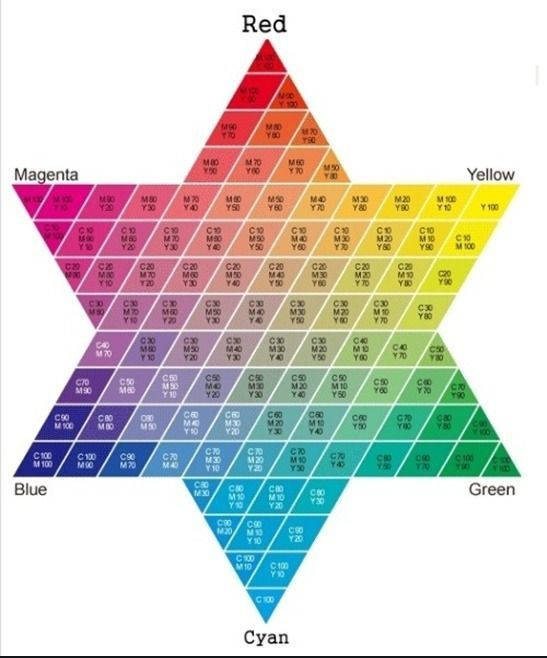
//> input picture 2학년 여름방학 탁구로봇/color.jpg, 547 x 658 px
$ ./ball_tracking_with_opencv   (built with g++ and OpenCV 4)
//> lines starting //> are read from the running program, lines starting //| are printed output that depends on the picture; after the words box and inside, x2 and y2 are one past the last pixel; in counts of white or black regions, pixels touching at a corner belong together
### 2학년 여름방학 탁구로봇/event.h
#pragma once
#ifndef EVENT_H
#define EVENT_H

#include <opencv2/opencv.hpp>
#include <string>

using namespace std;


// [69 lines left out: functions msg, keybd_event, not called in this run]


#endif

### 2학년 여름방학 탁구로봇/Communication.h
#pragma once
#ifndef COMMUNICAION_H
#define COMMUNICAION_H

#define _WINSOCK_DEPRECATED_NO_WARNINGS
#define _CRT_SECURE_NO_WARNINGS

#include <WinSock2.h>

#pragma comment(lib, "ws2_32")

#include <string>
#include <cstring>
////////

#define PORT		10048
#define DELTA_EPOCH_IN_MICROSECS 11644473600000000ULL

using namespace std;


////////

WSADATA wsaData;
SOCKET cSocket;
SOCKADDR_IN cADDR = {};
WSADATA wsaData2;
SOCKET cSocket2;
SOCKADDR_IN cADDR2 = {};
string IP1 = "192.168.0.3 "; //순혁이형 노트북 "192.168.0.3"  //예린이 노트북	"192.168.0.22";

// [55 lines left out: function udpClient, not called in this run]

#endif

### 2학년 여름방학 탁구로봇/CLinear_actu.h
#pragma once
#ifndef CLINEAR_ACTU
#define CLINEAR_ACTU

#include "AXL.h"
#include "AXM.h"
#include <iostream>
#include <stdlib.h>
#include <string.h>
using namespace std;

#pragma comment(lib, "ws2_32")
#define PORT 10048
#define PACKET_SIZE 30
#define _Y 24
#define _Mxp 22
#define Weight 1

#define max_position 50
#define vel 3000
#define accel 1500
#define dccel 1500

DWORD uStatus;
double position;
double cmd_position;

// [6 lines of commented-out code are left out]

class CLinear_actu
{
	// [4 lines of commented-out code are left out]

	char mot_file[51] = "C://Users//admin//Desktop//Baram//ajin20190628.mot";
public:
	CLinear_actu()
	{
		DWORD Code = AxlOpen(7);   //시작 시 라이브러리 초기화 IRQ 번호는 초기에 7로 설정
		if (Code == AXT_RT_SUCCESS)
		{
			//printf("라이브러리가 초기화되었습니다.\n");
			//모션 모듈이 있는지 검사
			DWORD uStatus;
			Code = AxmInfoIsMotionModule(&uStatus);   // 현재 시스템에 장착되어있는 모션 모듈의 존재 여부 확인
			if (Code == AXT_RT_SUCCESS)   // 라이브러리 초기화가 성공했을 때
			{
				//printf("라이브러리가 초기화되었습니다.\n");
				if (uStatus == STATUS_EXIST)
				{
					printf("라이브러리가 초기화되었습니다.\n");

					AxmMotLoadParaAll(mot_file);   //mot 파일에 적혀있는 설정 정보들을 불러옴

					// 현재 위치를 원점으로 설정
					AxmStatusSetActPos(0, 0.0);
					AxmStatusSetCmdPos(0, 0.0);

					AxmSignalServoOn(0, ENABLE);// 서보 ON 채널 번호 0번 enable

					AxmMotSetAbsRelMode(0, 0); //0->abs, 1->Rel 채널번호 0, 위치 구동 상대모드 : 이동함수에서 사용하는 위치값은 현재위치에서 이동할 이동량이 된다.
					AxmMotSetProfileMode(0, 3);   //0->symetric trapezode, 1->unsymetric trapezode, 2->reserved, 3->symetric S Curve, 4->unsymetric S Cuve
				}
			}
		}
	}
	~CLinear_actu()
	{
		AxmSignalServoOn(0, 0);   // 서보 off
		AxlClose();   //메모리 반환
	}

	// [19 lines of commented-out code are left out]

	// [49 lines left out: functions start_move_actu, get_act_pose, not called in this run]

	// [93 lines of commented-out code are left out]

};

// [140 lines of commented-out code are left out]


// [23 lines left out: function move_actu2, not called in this run]


#endif

### 2학년 여름방학 탁구로봇/p3d_help.h
#pragma once
#ifndef SAVE_CELL_H
#define SAVE_CELL_H


#include <iostream>
#include <fstream>
#include <string>
#include <cstring>

#include <map>
#include <opencv2/core/types.hpp>

//템플릿으로 만들어야 된는데 귀찮다...
using namespace cv;

namespace std {

	ofstream& operator << (ofstream& ofs, Point3d p3d) {
		ofs << (int)p3d.x << ", " << (int)p3d.y << ", " << p3d.z;
		return ofs;
	}

	Mat& operator << (Mat& mat, Point3d p3d) {

		if (p3d.z > 199) {
			cout << "save_cell.h error : over the depth 255 !! \n";
		}
		else{
			Mat mat_buf = Mat(48, 84, CV_8UC1, Scalar(0));
			rectangle(mat_buf,
				Point((int)p3d.y / 10, (int)p3d.x / 10),
				Point((int)p3d.y / 10, (int)p3d.x / 10),
				Scalar(p3d.z), 1);
			//mat.at<Vec3b>((int)p3d.y, (int)p3d.x)[0] = p3d.z;
			mat |= mat_buf;
		}
		return mat;
	}
	bool operator == (Point3d p3d_1, int n) {

		return ((int)p3d_1.x == n) & ((int)p3d_1.y == n) & ((int)p3d_1.z == n);
	}
	bool operator != (Point3d p3d_1, int n) {

		return ((int)p3d_1.x != n) | ((int)p3d_1.y != n) | ((int)p3d_1.z != n);
	}

	struct strNode_p3d {
		Point3d p3d = Point3d(0,0,0);						//0,0,0
		strNode_p3d* next = nullptr;		//nullptr
	};

	class node_p3d {			//FIFO
		strNode_p3d* _Node = nullptr;
		strNode_p3d* _Head = nullptr;

	public :
		node_p3d() {
			this->_Node = new strNode_p3d;
			this->_Head = this->_Node;
		}
		node_p3d(Point3d p3d) : node_p3d() {
			this->push(p3d);
		}

		// [37 lines left out: functions push, pop, not called in this run]
		strNode_p3d*& getHead() {
			return this->_Head;
		}
		~node_p3d(){
		}
	};//Node_p3d


	class cell {

		const string file = "point3d.csv";
		const string file2 = "graph.csv";


		// [13 lines left out: function error, not called in this run]
	public:
		// [168 lines left out: functions print_p3d, save_3d, save_3d, save_3d, save_graph, not called in this run]
	};//cell end


}
#endif

### 2학년 여름방학 탁구로봇/pch.h
// 시작을 위한 팁:
//   1. [솔루션 탐색기] 창을 사용하여 파일을 추가/관리합니다.
//   2. [팀 탐색기] 창을 사용하여 소스 제어에 연결합니다.
//   3. [출력] 창을 사용하여 빌드 출력 및 기타 메시지를 확인합니다.
//   4. [오류 목록] 창을 사용하여 오류를 봅니다.
//   5. [프로젝트] > [새 항목 추가]로 이동하여 새 코드 파일을 만들거나, [프로젝트] > [기존 항목 추가]로 이동하여 기존 코드 파일을 프로젝트에 추가합니다.
//   6. 나중에 이 프로젝트를 다시 열려면 [파일] > [열기] > [프로젝트]로 이동하고 .sln 파일을 선택합니다.

#ifndef PCH_H
#define PCH_H

// TODO: 여기에 미리 컴파일하려는 헤더 추가


#endif //PCH_H

### 2학년 여름방학 탁구로봇/ball_tracking_with_opencv.cpp
#include "pch.h"

#define _WINSOCK_DEPRECATED_NO_WARNINGS
#define _CRT_SECURE_NO_WARNINGS

#include "include/GL/glew.h"
#include "include/GLFW/glfw3.h"

#include <iostream>
#include <iomanip>
#include <stdlib.h>
#include <stdio.h>
#include <fstream>

#include <math.h>
#include <chrono>
#include <utility>
#include <time.h>
#include <mutex>
#include <thread>
#include <algorithm>
#include <conio.h>

#include <WinSock2.h>
//#include <windows.h>
//#include <mmsystem.h>


//#include <omp.h>

#include <opencv2/opencv.hpp>

#include <librealsense2/rs.hpp>
#include <librealsense2/cv-helpers.hpp>
//#include "example.hpp""

//#include "CCamera_container.h"
#include "p3d_help.h"
#include "Transf_map.h"
#include "mat_help.h"
#include "Communication.h"
#include "event.h"

#include <librealsense2/hpp/rs_options.hpp>
#include <librealsense2/h/rs_option.h>


#define TEST cout << "** test **\n";

//<수정 금지>//
#define HUE8B_MAX		180
#define SATNVAL8B_MAX	255

#define HUE8B_MIN		0
#define SATNVAL8B_MIN	0

#define ENABLE			1
#define DISABLE			0

//---- control factor------//
#define BRIGHTNESS		1
#define GAIN			20
#define WHITE_BALANCE	300

#define BRIGHTNESS0		1
#define GAIN0			20
#define WHITE_BALANCE0	300

#define HUE_GRAVITY         7
#define SATURATION_GRAVITY  50
#define VALUE_GRAVITY       50

#define WIDTH 848
#define HEIGHT 480
#define FPS 60
// --------------------///


#pragma comment(lib, "OpenGL32.lib")
#pragma comment(lib, "lib/glew32.lib")
#pragma comment(lib, "lib/glfw3.lib")
//#pragma comment(lib, "winmm.lib")

#pragma comment(lib, "ws2_32")


using namespace cv;
using namespace rs2;
using namespace std;

Mat cam_img0,
	cam_img1,
  	rs_img;

// [40 lines left out: function initialize, not called in this run]


class Variable {

public:
	static int track1;
	static int track2;
	static int track3;
	static int track4;
	static int track5;
	static int track6;
	static int track7;
	static int track8;
	static int track9;
	static int track10;
	static int track11;
	static int track12;
	static int track13;
};
int Variable::track1 = HUE_GRAVITY;
int Variable::track2 = SATURATION_GRAVITY;
int Variable::track3 = VALUE_GRAVITY;
int Variable::track4 = 3;	// 수축
int Variable::track5 = 3;	// 팽창
int Variable::track6 = 0;	//rs_flag
int Variable::track7 = BRIGHTNESS;//30;	//BRIGHTNESS
int Variable::track8 = GAIN;//55;	//GAIN
int Variable::track9 = WHITE_BALANCE;//300;	//WHITE_BALANCE
int Variable::track10 = BRIGHTNESS0;//30;	//BRIGHTNESS
int Variable::track11 = GAIN0;//55;	//GAIN
int Variable::track12 = WHITE_BALANCE0;//300;	//WHITE_BALANCE
int Variable::track13 = 0;	//rs_flag


class Transf_Color_Area {
	int High1[3], Low1[3], High2[3], Low2[3], key = 0;
	int vaule[3];
	int * _track4 = &Variable::track4,
		*_track5 = &Variable::track5;
	Scalar hsv_Scalar[4];									//0:H1  1:L1  2:H2  3:L2
	unsigned int Transfer_Error[3] = { HUE_GRAVITY,
										SATURATION_GRAVITY,
										VALUE_GRAVITY };
	void set_color_Area(int Dimen) {							//Dimen : 0(h),1(s),2(v)    3(모두)

		if ((Dimen > 3) | (Dimen < 0)) {
			cout << "not correct Dimen !!" << endl;
			return;
		}
		if (Dimen == 3) {
			this->set_color_Area(0);
			this->set_color_Area(1);
			this->set_color_Area(2);

			return;
		}

		int high = vaule[Dimen] + Transfer_Error[Dimen];
		int low = vaule[Dimen] - Transfer_Error[Dimen];

		//Hue 설정
		if (Dimen == 0) {
			cout << setfill('0');

			if (low < HUE8B_MIN) {
				this->key = 1;

				High1[0] = HUE8B_MAX;
				Low1[0] = low + HUE8B_MAX;
				High2[0] = high;
				Low2[0] = HUE8B_MIN;
			}
			else if (high > HUE8B_MAX) {
				this->key = 2;

				High1[0] = HUE8B_MAX;
				Low1[0] = low;
				High2[0] = high - HUE8B_MAX;
				Low2[0] = HUE8B_MIN;
			}
			else {
				this->key = 3;

				High1[0] = high;
				Low1[0] = low;
				High2[0] = this->High1[0];
				Low2[0] = this->High1[0];
			}
			///범위가 1개 인경우를 else로 지정 범위가 1개임을 표시
			///위 또는 아래로 영역이 넘어간 경우(180또는 0) 범위2개를 이용해서 표기
		}
		//saturation, value 설정
		else {
			if (low < SATNVAL8B_MIN) {

				High1[Dimen] = high;
				Low1[Dimen] = SATNVAL8B_MIN;

				High2[Dimen] = High1[Dimen];
				Low2[Dimen] = Low1[Dimen];
			}
			else if (high > SATNVAL8B_MAX) {

				High1[Dimen] = SATNVAL8B_MAX;
				Low1[Dimen] = low;

				High2[Dimen] = High1[Dimen];
				Low2[Dimen] = Low1[Dimen];
			}
			else {

				High1[Dimen] = high;
				Low1[Dimen] = low;

				High2[Dimen] = this->High1[Dimen];
				Low2[Dimen] = this->Low1[Dimen];

			}
		}
	}//set_color_Area End

	void set_vaule_bgr(int b, int g, int r) {
		Scalar sca_hsv = bgr2hsv(b, g, r);

		this->vaule[0] = sca_hsv.val[0];
		this->vaule[1] = sca_hsv.val[1];
		this->vaule[2] = sca_hsv.val[2];
	}

	void set_hsv_Scalar() {
		hsv_Scalar[0] = Scalar(High1[0], High1[1], High1[2]);
		hsv_Scalar[1] = Scalar(Low1[0], Low1[1], Low1[2]);
		hsv_Scalar[2] = Scalar(High2[0], High2[1], High2[2]);
		hsv_Scalar[3] = Scalar(Low2[0], Low2[1], Low2[2]);
	}
public:

	Transf_Color_Area(const int& vaule1, const int& vaule2, const int& vaule3) {						//BGR색으로 초기화
		this->Set_color_bgr(vaule1, vaule2, vaule3);
	}
	Transf_Color_Area(Scalar s) {
		this->Set_color_bgr(s.val[0], s.val[1], s.val[2]);
	}
	void Set_color_bgr(const int& vaule1, const int& vaule2, const int& vaule3) {						//외부 호출용
		printf("                         (b,g,r) : (%.3d, %.3d, %.3d)    \n", vaule1, vaule2, vaule3);
		this->set_vaule_bgr(vaule1, vaule2, vaule3);
		this->set_color_Area(3);
		this->print_Area();
		this->set_hsv_Scalar();

		this->rgb_color_JPG();
	}

	// [11 lines left out: function Set_Gravity, not called in this run]

	void print_Area() const {

		std::cout
			<< "HSV Area Type <" << this->key << ">       (h,s,v) : (" << setw(3) << vaule[0] << ", " << setw(3) << vaule[1] << ", " << setw(3) << vaule[2] << ")" << endl
			<< "*******************< key : " << this->key << " >*******************" << endl;

		if (this->key == 3) {
			std::cout
				<< "                     hue : " << setw(3) << this->Low1[0] << "  ~  " << setw(3) << this->High1[0] << endl;
		}
		else if ((this->key == 1) | (this->key == 2)) {
			std::cout
				<< "                     hue : " << setw(3) << this->Low1[0] << " ~ 180(0) ~ " << setw(3) << this->High2[0] << endl;

		}
		else {
			std::cout << "\n\n\n     Key Error!!     \n\n\n";
			return;
		}

		std::cout
			<< "              saturation : " << setw(3) << this->Low1[1] << "  ~  " << setw(3) << this->High1[1] << endl
			<< "                   value : " << setw(3) << this->Low1[2] << "  ~  " << setw(3) << this->High1[2] << endl
			<< "*************************************************" << endl << endl << endl;

	}

	void rgb_color_JPG() const {

		Mat bgr_color_PNG = imread("color.jpg"),
			img_mask,
			gray_PNG;

		gray_PNG = this->binarization(bgr_color_PNG);

		cvtColor(gray_PNG + 70, img_mask, COLOR_GRAY2BGR);
		img_mask = ~(~img_mask + ~bgr_color_PNG);

		resize(img_mask, bgr_color_PNG, Size(302, 302), 0, 0, INTER_LINEAR);
		cv::imshow("color_test_bgr", bgr_color_PNG);
	}

	Scalar bgr2hsv(int b, int g, int r) const {
		Mat _bgr_color = Mat(1, 1, CV_8UC3, Scalar(b, g, r)),	//CV_8UC3 >> 8비트 1채널(180도 255 255)
			_hsv_color;

		cvtColor(_bgr_color, _hsv_color, COLOR_BGR2HSV);

		int h = _hsv_color.at<Vec3b>(0, 0)[0];
		int s = _hsv_color.at<Vec3b>(0, 0)[1];
		int v = _hsv_color.at<Vec3b>(0, 0)[2];

		return Scalar(h, s, v);
	}
	// [12 lines left out: function hsv2bgr, not called in this run]

	bool get_key() const {
		return key;
	}

	Scalar High_Scalar(int key = 0) const {
		return hsv_Scalar[0 + key * 2];
	}
	Scalar Low_Scalar(int key = 0) const {
		return hsv_Scalar[1 + key * 2];
	}

	Mat binarization(const Mat& _img) const {

		Mat _img_mask1,
			_img_mask2,
			_img_hsv;

		cvtColor(_img, _img_hsv, COLOR_BGR2HSV);

		inRange(_img_hsv,
			this->Low_Scalar(),
			this->High_Scalar(),
			_img_mask1);		//지정한 hsv 범위를 이용하여 영상을 이진화

		if ((this->key == 1) | (this->key == 2)) {
			inRange(_img_hsv,
				this->Low_Scalar(true),
				this->High_Scalar(true),
				_img_mask2);
			_img_mask1 |= _img_mask2;
		}

		//morphological closing 모폴로지 열림연산
		dilate(_img_mask1, _img_mask1, getStructuringElement(MORPH_ELLIPSE, Size(*_track5, *_track5)));
		erode(_img_mask1, _img_mask1, getStructuringElement(MORPH_ELLIPSE, Size(*_track4, *_track4)));

		return _img_mask1;
	}

	~Transf_Color_Area() {//소멸자
	}
};

struct TCA_list {

	Transf_Color_Area* _pa = nullptr,
					 * _pa0 = nullptr;
};

class On_track {
public:
	//hvs area
	// [12 lines left out: functions track1, track2, track3, not called in this run]
	//noise
	static void track4(int track_vaule, void* userdata) {	}
	static void track5(int track_vaule, void* userdata) {	}
	//rs
	// [36 lines left out: functions track6, track7, track8, track9, not called in this run]
};

// [28 lines left out: function img_Mouse_Event, not called in this run]

// [18 lines of commented-out code are left out]


int main() {
	//thread t(move_actu_test, cmd_position);  // 요거 쓰레드 테스트 해볼라고 넣은 것임
	//CLinear_actu C;
	//thread t(move_actu2);

	cv::namedWindow("Trackbar",				WINDOW_NORMAL);
	cv::namedWindow("color_test_bgr",		WINDOW_AUTOSIZE);
	cv::namedWindow("Binarization_img",		WINDOW_AUTOSIZE);
	cv::namedWindow("rs_img",				WINDOW_AUTOSIZE);

	resizeWindow("Trackbar", 300, 500);

	moveWindow("color_test_bgr",	500, 0);
	moveWindow("Trackbar",			1098, 330);
	moveWindow("Binarization_img",	630, 0);
	moveWindow("rs_img",			930, 0);


	int		posX = -1,
			posY = -1, // 중심점
			posX0 = -1,
			posY0 = -1; // 중심점
	double	Area = 0;

	double	alpha = 1.0;
	char	ch_buf1[5],
			ch_buf2[5],
			ch_buf3[5],
			ch_buf4[5];

	chrono::system_clock::time_point	tpStart,
		tpEnd;
	double								dTime = 0;
	int									cont_while = 0;

	Mat buf_img1,
		buf_img2,
		rs_img,
		img_hsv,
		img_mask,
		img_mask0,
		spectrum = Mat(848, 480, CV_8UC1, 1),
		spectrum0 = Mat(848, 480, CV_8UC1, 1);

	Transf_Color_Area tcArea(org);
//> in rgb_color_JPG, bgr_color_PNG is the input picture: 658 rows x 547 cols, CV_8UC3; mean B, G, R 202.9, 208.6, 211.2
//> in binarization, `cvtColor(_img, _img_hsv, COLOR_BGR2HSV);`: _img_hsv: 658 rows x 547 cols, CV_8UC3; mean H, S, V 40.8, 56.3, 227.8
//> in rgb_color_JPG, `gray_PNG = this->binarization(bgr_color_PNG);`:
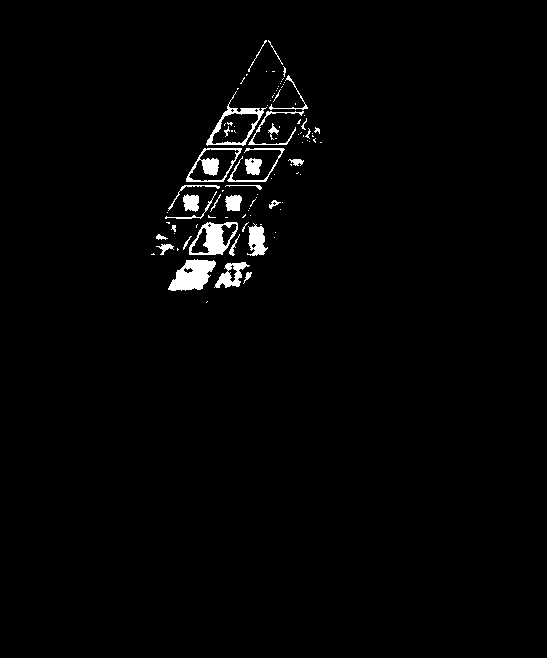
//> gray_PNG: 658 rows x 547 cols, CV_8UC1; 1.7% white; 99 white regions (68 under 20 px), largest, box (x1, y1, x2, y2) and area: (168, 259, 216, 291) 957, (189, 222, 238, 255) 766, (186, 148, 242, 182) 548
//> in rgb_color_JPG, `img_mask = ~(~img_mask + ~bgr_color_PNG);`:
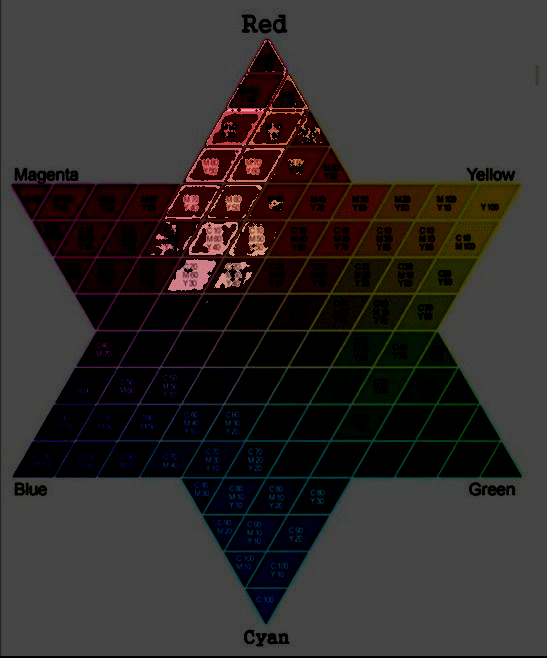
//> img_mask: 658 rows x 547 cols, CV_8UC3; mean B, G, R 43.2, 44.6, 48.9
//> in rgb_color_JPG, `resize(img_mask, bgr_color_PNG, Size(302, 302), 0, 0, INTER_LINEAR);`:
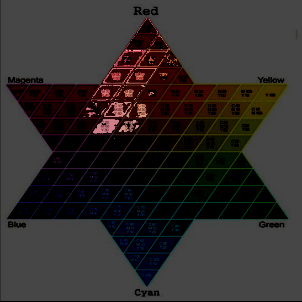
//> bgr_color_PNG: 302 rows x 302 cols, CV_8UC3; mean B, G, R 43.2, 44.5, 48.9
	Transf_Color_Area tcArea0(org0);
//> in rgb_color_JPG (call 2), `gray_PNG = this->binarization(bgr_color_PNG);`:
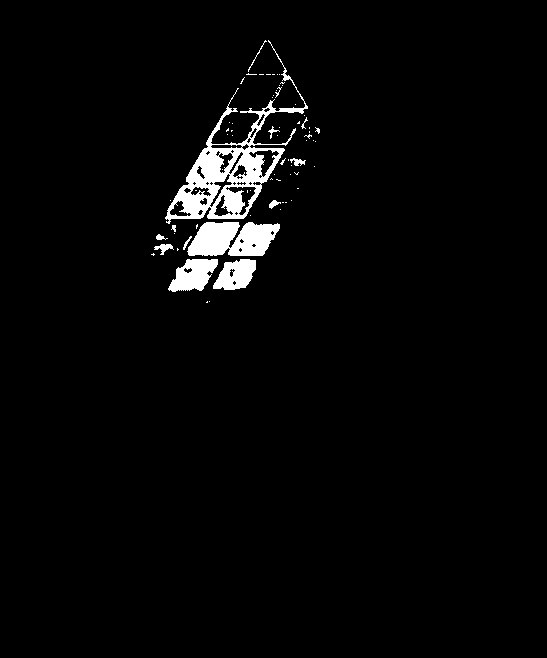
//> gray_PNG: 658 rows x 547 cols, CV_8UC1; 2.8% white; 71 white regions (57 under 20 px), largest, box (x1, y1, x2, y2) and area: (165, 40, 308, 224) 5167, (187, 222, 280, 256) 2424, (168, 259, 218, 292) 1057
//> in rgb_color_JPG (call 2), `img_mask = ~(~img_mask + ~bgr_color_PNG);`:
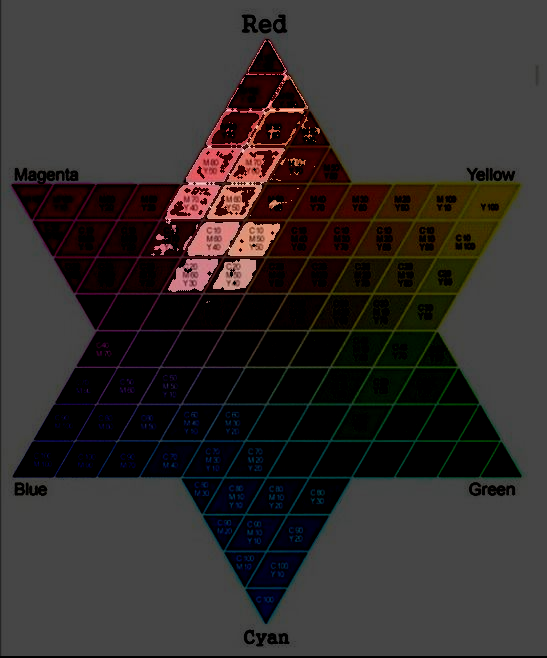
//> img_mask: 658 rows x 547 cols, CV_8UC3; mean B, G, R 44.7, 46.1, 51
//> in rgb_color_JPG (call 2), `resize(img_mask, bgr_color_PNG, Size(302, 302), 0, 0, INTER_LINEAR);`:
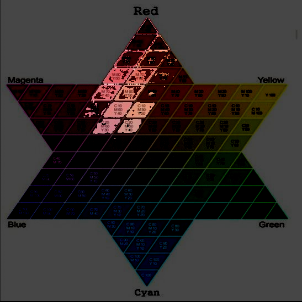
//> bgr_color_PNG: 302 rows x 302 cols, CV_8UC3; mean B, G, R 44.6, 46.1, 51
	TCA_list TCA_list;							//설정한 색의 영역 범위에 따라서 색변환 횟수 지정
	TCA_list._pa = &tcArea;
	TCA_list._pa0 = &tcArea0;

	cell Cell;
	node_p3d Node_p3d;
//> (the run ends here: the program needs code that is not available in this run, at `DWORD Code = AxlOpen(7);`)
